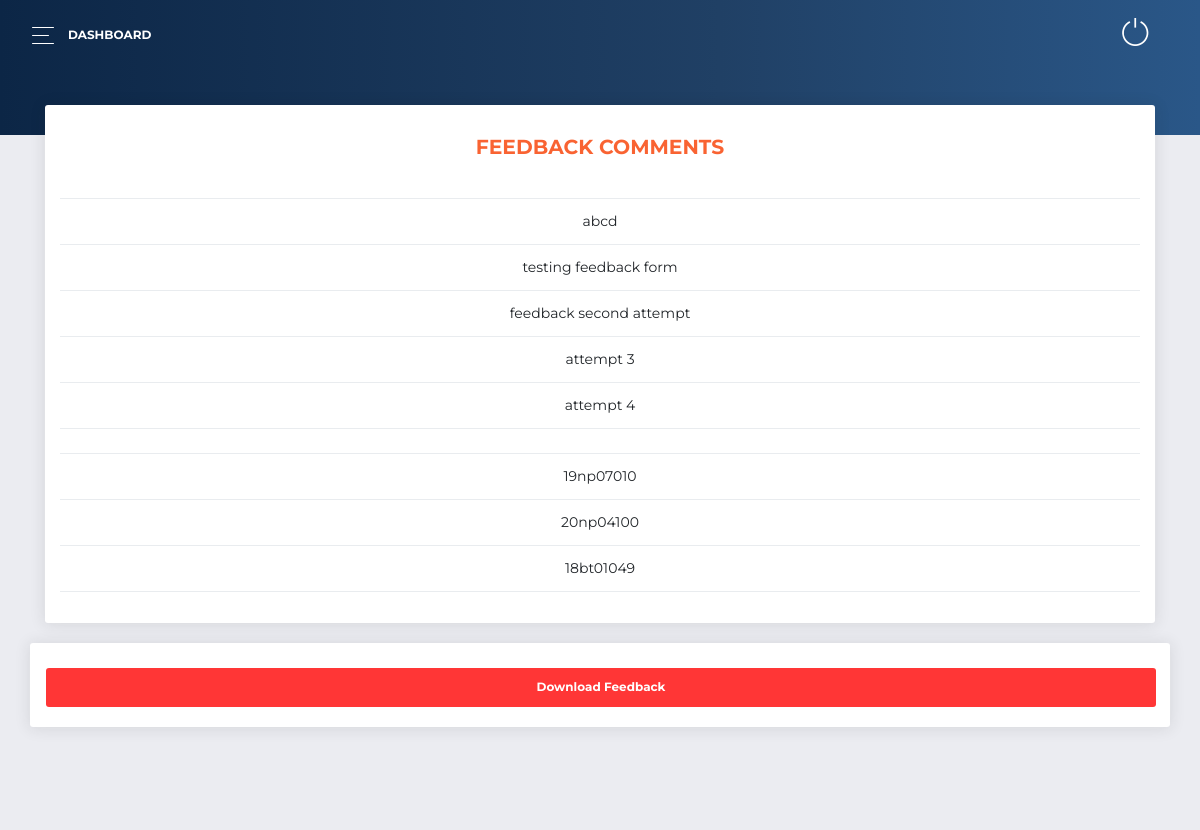
Before: /university/adminpanel/feedbaack/ with the older database file.
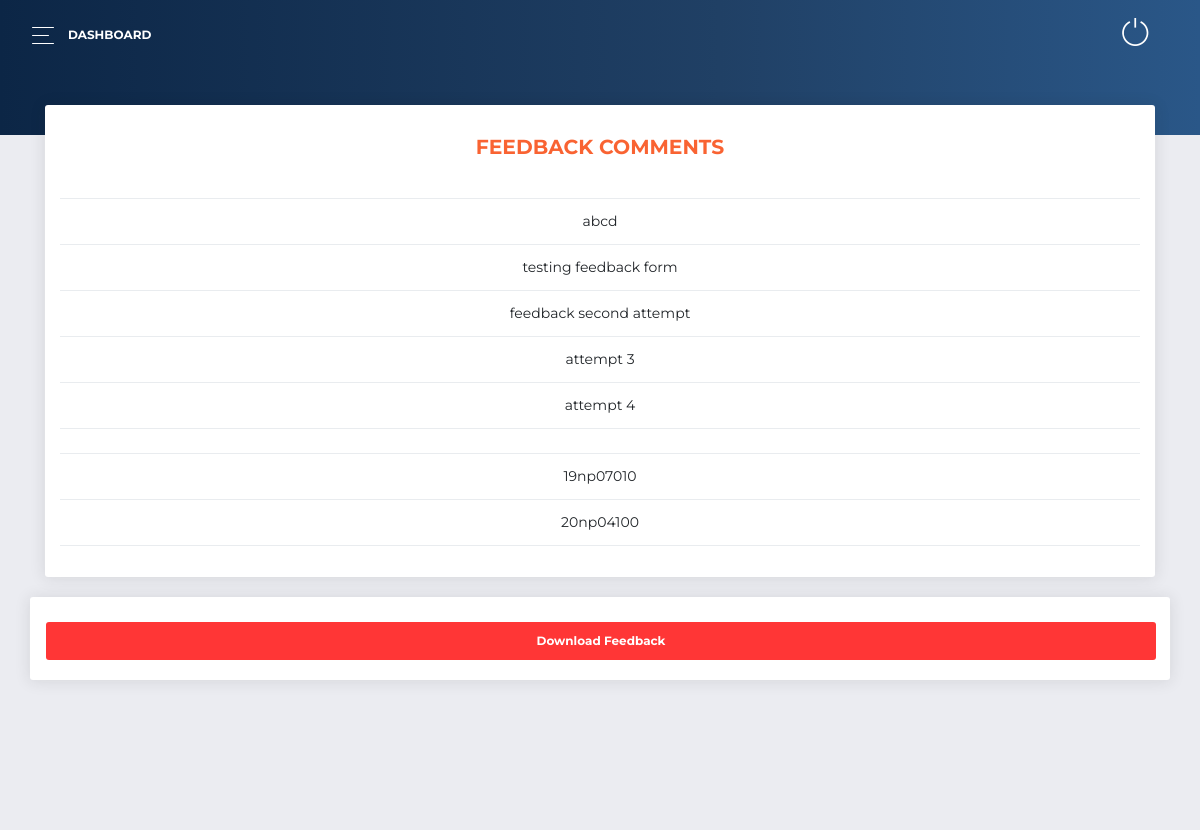
After: the same page with the newer database file.
### ROOT/MCQ/models.py (models this page shows, shortened)
class FeedbackForm(models.Model):
    QSTN_ONE = models.CharField(max_length=200)
    QSTN_ONE_ANSWR = models.CharField(max_length=50)
    QSTN_TWO = models.CharField(max_length=200)
    QSTN_TWO_ANSWR = models.CharField(max_length=50)
    QSTN_THREE = models.CharField(max_length=200)
    QSTN_THREE_ANSWR_CHOICE_1 = models.CharField(max_length=850)
    QSTN_THREE_ANSWR_CHOICE_2 = models.CharField(max_length=850, blank=True)
    QSTN_THREE_ANSWR_CHOICE_3 = models.CharField(max_length=850, blank=True)
    QSTN_THREE_ANSWR_CHOICE_4 = models.CharField(max_length=850, blank=True)
    COMMENTS = models.TextField(max_length=5000, blank=True)
    objects = DataFrameManager()

### ROOT/ADMINPANEL/views.py (the view)
# urls.py: path("feedbaack/", views.feedback_page, name='feedbackpage'),
def feedback_page(request):
    pageDictKey = 'comments'
    commentsData = FeedbackForm.objects.all()
    context = {"comments":commentsData,"pageDictKey":pageDictKey,
    "resultStat":get_result_status(),}
    return render(request, ADMIN_PAGE_MAPPER.pageDict[pageDictKey], context)

### ROOT/ADMINPANEL/views.py (called while the page is built)
def get_result_status():
    try:
        resultStat = int(list(Declare_Result.objects.values_list("RESULT_STATUS", flat=True))[0])
        return resultStat
    except:
        return 0

### ROOT/templates/ADMIN_PANEL/feedback_comments.html (shortened to what this page needs)
{% extends 'BASE_FILES/BaseAdmin.html' %}
{% load static %}
{% load my_filter %}
{% block adminContent %}
<link rel="stylesheet" href="{% static 'multiDropdown/bootstrap-select.min.css' %}">
<div class="content">
<div class="col-md-12">
        <div class="card card-chart">
          <div class="card-header ">
            <div class="row">
              <div class="col-sm-12">
                <div class="table-responsive">
                  <table class="table">
                    <thead class="text-primary">
                      <th style="font-weight:700;">
                        FEEDBACK COMMENTS
                      </th>
                    </thead>
                    <tbody>
                      {% for data in comments %}
                        <tr>
                          {% if data.COMMENTS != '999' %}
                            <td>
                              {{data.COMMENTS}}
                            </td>
                          {% endif %}
                        </tr>
                      {% endfor %}
                    </tbody>
                  </table>
                </div>
              </div>
            </div>
            <br>
          </div>
        </div>
      </div>
      <div class="row">
        <div class="col-lg-12">
          <div class="card card-tasks">
            <div class="card-body ">
              <a href="{% url 'ADMINPANEL:feedback' %}">
                <button class="btn btn-danger" type="submit" name="button" style="width:100%;"><strong>Download Feedback<strong></button>
              </a>
            </div>
          </div>
        </div>
      </div>
</div>
{% endblock %}

Changed rows visible on the page:
no longer on this page (row edited): FeedbackForm: COMMENTS "18bt01049"
